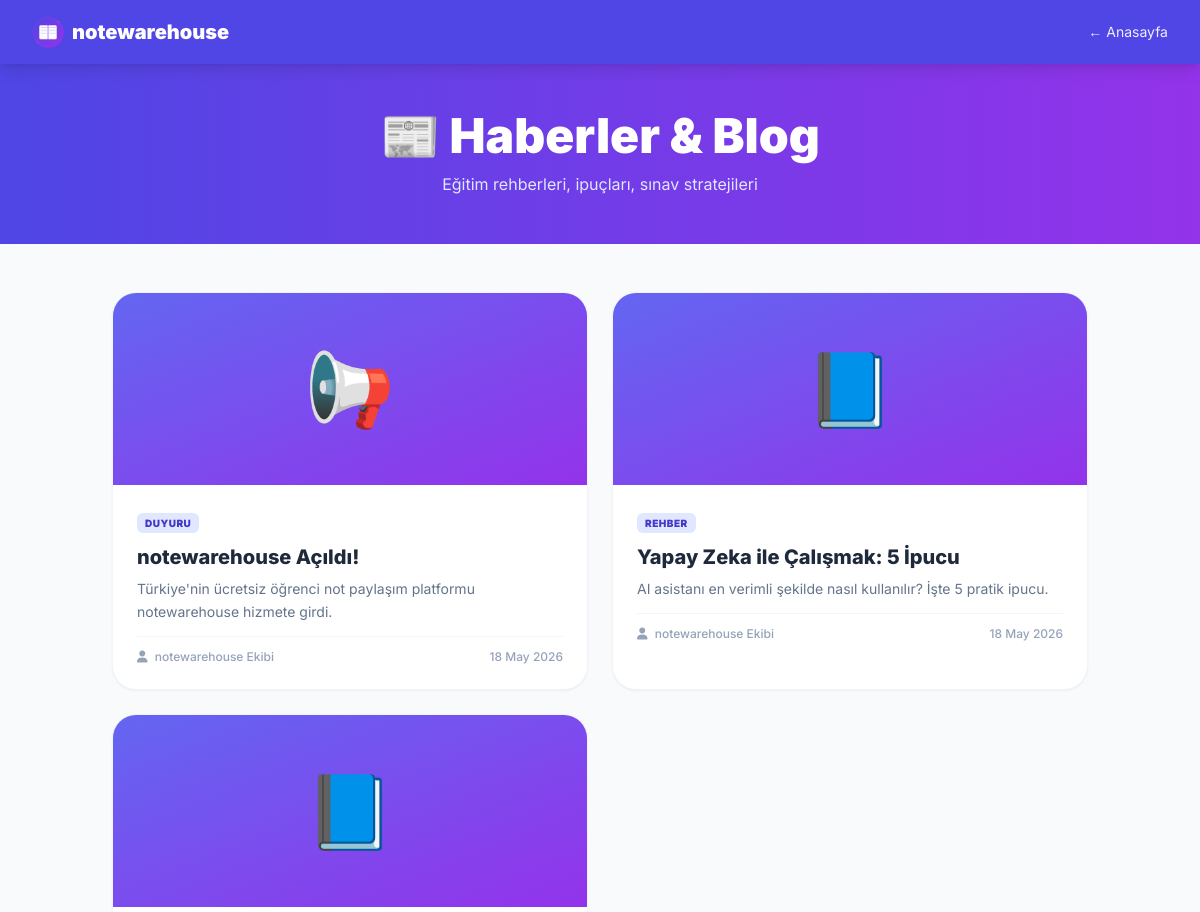
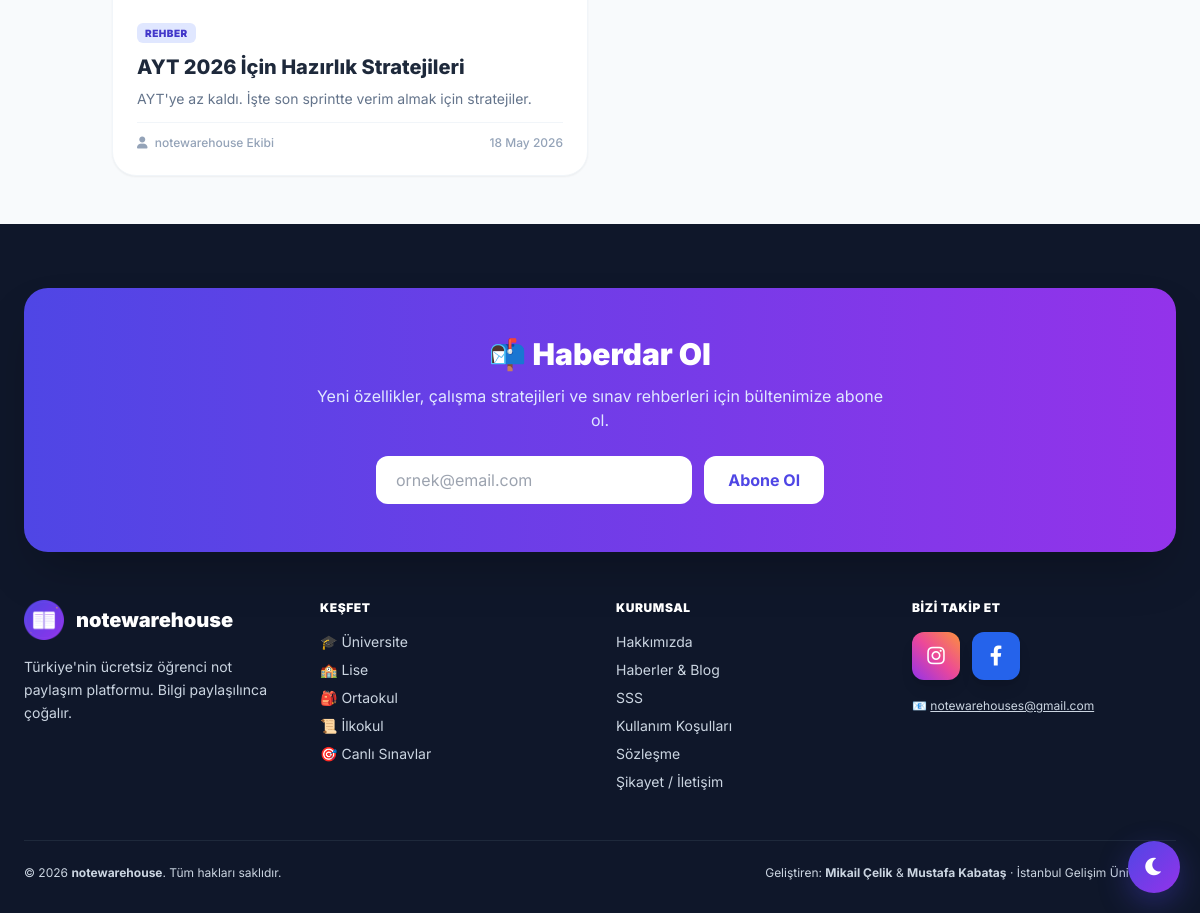
The app's page /haberler.php with its own data (2 pictures, top to bottom).
### tables this page shows
CREATE TABLE `haberler` (
  `id`           INT(11)      NOT NULL AUTO_INCREMENT,
  `baslik`       VARCHAR(255) NOT NULL,
  `slug`         VARCHAR(255) NOT NULL,
  `ozet`         TEXT         DEFAULT NULL,
  `icerik`       LONGTEXT     DEFAULT NULL,
  `kapak_resim`  VARCHAR(500) DEFAULT NULL,
  `yazar`        VARCHAR(255) DEFAULT 'notewarehouse',
  `kategori`     VARCHAR(100) DEFAULT 'genel',
  `goruntulenme` INT(11)      DEFAULT 0,
  `yayinda`      TINYINT(1)   DEFAULT 1,
  `tarih`        TIMESTAMP    NOT NULL DEFAULT current_timestamp(),
  PRIMARY KEY (`id`),
  UNIQUE KEY `slug` (`slug`),
  KEY `yayinda` (`yayinda`)
);

### haberler.php (the view, shortened to what this page needs)
<?php
require_once __DIR__ . '/baglan.php';
$haberler = $db->query("SELECT * FROM haberler WHERE yayinda=1 ORDER BY tarih DESC")->fetchAll(PDO::FETCH_ASSOC);
$katIkon = [
    'duyuru'=>'📢', 'rehber'=>'📘', 'haber'=>'📰', 'genel'=>'📝', 'guncelleme'=>'🚀'
];
?>
<!DOCTYPE html>
<html lang="tr">
<head>
    <script src="https://cdn.tailwindcss.com"></script>
    <link rel="stylesheet" href="https://cdnjs.cloudflare.com/ajax/libs/font-awesome/6.0.0/css/all.min.css">
</head>
<body class="bg-slate-50">
<nav class="bg-indigo-600 px-8 py-4 shadow-lg flex justify-between items-center sticky top-0 z-50">
    <a href="index.php" class="flex items-center text-white font-black text-xl">
        <img src="/favicon-180.png" class="w-8 h-8 rounded-lg mr-2"> notewarehouse
    </a>
    <a href="index.php" class="text-white/90 hover:text-white text-sm">← Anasayfa</a>
</nav>
<header class="bg-gradient-to-r from-indigo-600 to-purple-600 text-white py-12 px-6 text-center">
    <h1 class="text-5xl font-black mb-3">📰 Haberler & Blog</h1>
    <p class="text-indigo-100">Eğitim rehberleri, ipuçları, sınav stratejileri</p>
</header>
<main class="container mx-auto px-6 py-12 max-w-5xl">
    <?php if (empty($haberler)): ?>
        <p class="text-center text-slate-400 py-16">Henüz yayınlanmış haber yok.</p>
    <?php else: ?>
        <div class="grid grid-cols-1 md:grid-cols-2 gap-6">
            <?php foreach ($haberler as $h):
                $ikon = $katIkon[$h['kategori']] ?? '📝';
            ?>
                <a href="haber.php?slug=<?= urlencode($h['slug']) ?>"
                   class="bg-white rounded-3xl shadow-sm border border-slate-100 hover:shadow-xl hover:-translate-y-1 transition overflow-hidden group block">
                    <div class="h-48 bg-gradient-to-br from-indigo-500 to-purple-600 flex items-center justify-center text-7xl">
                        <?= $ikon ?>
                    </div>
                    <div class="p-6">
                        <span class="text-[10px] bg-indigo-100 text-indigo-700 font-black px-2 py-1 rounded-md uppercase tracking-wider"><?= htmlspecialchars($h['kategori']) ?></span>
                        <h3 class="font-extrabold text-xl text-slate-800 mt-3 mb-2 group-hover:text-indigo-600 transition leading-tight">
                            <?= htmlspecialchars($h['baslik']) ?>
                        </h3>
                        <p class="text-sm text-slate-500 leading-relaxed line-clamp-3 mb-3"><?= htmlspecialchars($h['ozet']) ?></p>
                        <div class="flex items-center justify-between text-xs text-slate-400 font-medium border-t border-slate-100 pt-3">
                            <span><i class="fas fa-user mr-1"></i> <?= htmlspecialchars($h['yazar']) ?></span>
                            <span><?= date('d M Y', strtotime($h['tarih'])) ?></span>
                        </div>
                    </div>
                </a>
            <?php endforeach; ?>
        </div>
    <?php endif; ?>
</main>
<?php include __DIR__ . '/footer_partial.php'; ?>
</body>
</html>

### haberler.php (style rules this page uses)
body { font-family:'Inter',sans-serif }

### records on screen
haberler: kategori "📢", kategori "DUYURU", baslik "notewarehouse Açıldı!", ozet "Türkiye'nin ücretsiz öğrenci not paylaşım platformu notewarehouse hizmete girdi.", yazar "notewarehouse Ekibi", tarih "18 May 2026"
haberler: kategori "📘", kategori "REHBER", baslik "Yapay Zeka ile Çalışmak: 5 İpucu", ozet "AI asistanı en verimli şekilde nasıl kullanılır? İşte 5 pratik ipucu.", yazar "notewarehouse Ekibi", tarih "18 May 2026"
haberler: kategori "📘", kategori "REHBER", baslik "AYT 2026 İçin Hazırlık Stratejileri", ozet "AYT'ye az kaldı. İşte son sprintte verim almak için stratejiler.", yazar "notewarehouse Ekibi", tarih "18 May 2026"
